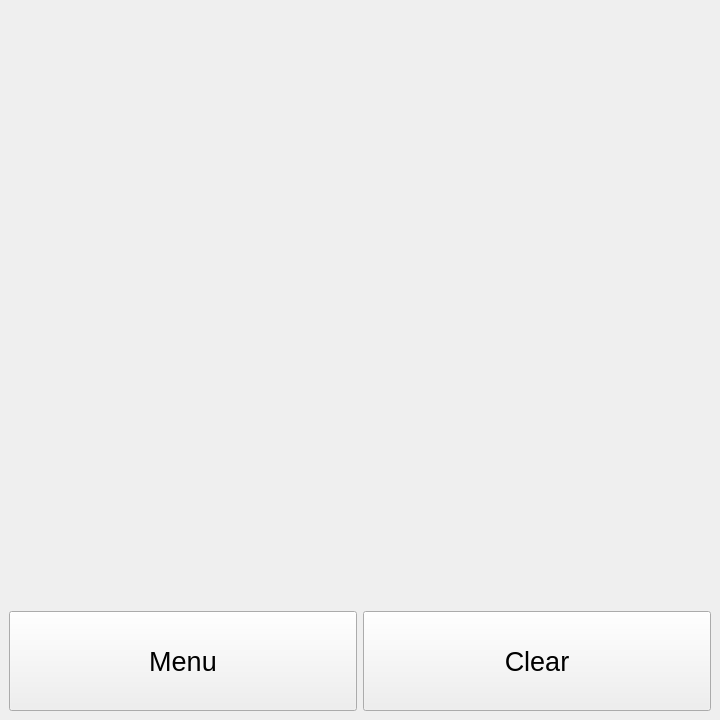
<?xml version="1.0" encoding="UTF-8"?>
<ui version="4.0">
 <class>MainWindow</class>
 <widget class="QMainWindow" name="MainWindow">
  <property name="geometry">
   <rect>
    <x>0</x>
    <y>0</y>
    <width>720</width>
    <height>720</height>
   </rect>
  </property>
  <property name="sizePolicy">
   <sizepolicy hsizetype="Preferred" vsizetype="Preferred">
    <horstretch>0</horstretch>
    <verstretch>0</verstretch>
   </sizepolicy>
  </property>
  <property name="font">
   <font>
    <pointsize>16</pointsize>
   </font>
  </property>
  <property name="windowTitle">
   <string>MainWindow</string>
  </property>
  <widget class="QWidget" name="centralwidget">
   <layout class="QVBoxLayout" name="verticalLayout">
    <item>
     <widget class="Bullseye" name="bullseye" native="true"/>
    </item>
    <item>
     <layout class="QHBoxLayout" name="horizontalLayout">
      <item>
       <widget class="QPushButton" name="menuButton">
        <property name="minimumSize">
         <size>
          <width>0</width>
          <height>100</height>
         </size>
        </property>
        <property name="font">
         <font>
          <pointsize>20</pointsize>
         </font>
        </property>
        <property name="text">
         <string>Menu</string>
        </property>
       </widget>
      </item>
      <item>
       <widget class="QPushButton" name="clearButton">
        <property name="minimumSize">
         <size>
          <width>0</width>
          <height>100</height>
         </size>
        </property>
        <property name="font">
         <font>
          <pointsize>20</pointsize>
         </font>
        </property>
        <property name="text">
         <string>Clear</string>
        </property>
       </widget>
      </item>
     </layout>
    </item>
   </layout>
  </widget>
  <action name="actionReset">
   <property name="text">
    <string>Reset</string>
   </property>
  </action>
  <action name="actionExit">
   <property name="text">
    <string>Exit</string>
   </property>
  </action>
  <action name="actionExit_2">
   <property name="text">
    <string>Exit</string>
   </property>
  </action>
  <action name="actionSerial">
   <property name="text">
    <string>Serial</string>
   </property>
   <property name="font">
    <font/>
   </property>
  </action>
  <action name="actionBLE">
   <property name="text">
    <string>BLE</string>
   </property>
  </action>
 </widget>
 <customwidgets>
  <customwidget>
   <class>Bullseye</class>
   <extends>QWidget</extends>
   <header>bullseye.h</header>
   <container>1</container>
  </customwidget>
 </customwidgets>
 <resources/>
 <connections/>
</ui>
